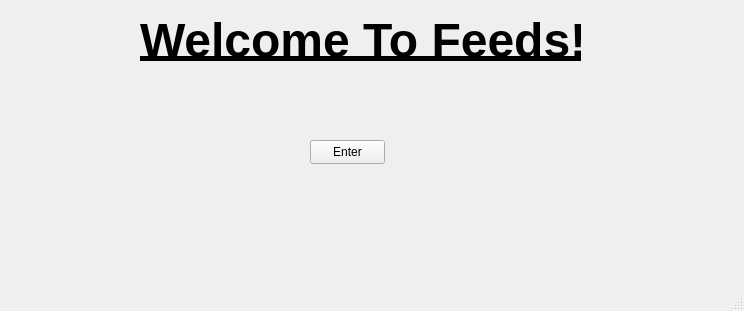
<?xml version="1.0" encoding="UTF-8"?>
<ui version="4.0">
 <class>MainWindow</class>
 <widget class="QMainWindow" name="MainWindow">
  <property name="geometry">
   <rect>
    <x>0</x>
    <y>0</y>
    <width>744</width>
    <height>311</height>
   </rect>
  </property>
  <property name="windowTitle">
   <string>MainWindow</string>
  </property>
  <widget class="QWidget" name="centralwidget">
   <widget class="QLabel" name="label">
    <property name="geometry">
     <rect>
      <x>140</x>
      <y>10</y>
      <width>441</width>
      <height>61</height>
     </rect>
    </property>
    <property name="text">
     <string>&lt;html&gt;&lt;head/&gt;&lt;body&gt;&lt;p align=&quot;center&quot;&gt;&lt;span style=&quot; font-size:36pt; font-weight:700; text-decoration: underline;&quot;&gt;Welcome To Feeds!&lt;/span&gt;&lt;/p&gt;&lt;/body&gt;&lt;/html&gt;</string>
    </property>
   </widget>
   <widget class="QPushButton" name="nextButton">
    <property name="geometry">
     <rect>
      <x>310</x>
      <y>140</y>
      <width>75</width>
      <height>24</height>
     </rect>
    </property>
    <property name="text">
     <string>Enter</string>
    </property>
   </widget>
  </widget>
  <widget class="QMenuBar" name="menubar">
   <property name="geometry">
    <rect>
     <x>0</x>
     <y>0</y>
     <width>744</width>
     <height>22</height>
    </rect>
   </property>
  </widget>
  <widget class="QStatusBar" name="statusbar"/>
 </widget>
 <resources/>
 <connections/>
</ui>
